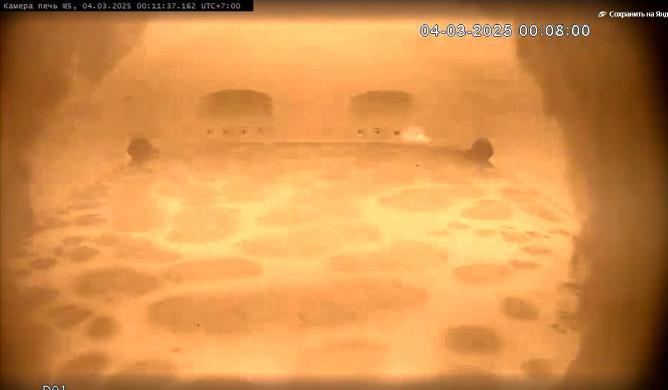
#> input picture data/Fire_pyatna.jpg, 1336 x 779 px (shown at 1/2 size)
$ python Canny.py
#> lines starting #> are read from the running program, lines starting #| are printed output that depends on the picture; after the words box and inside, x2 and y2 are one past the last pixel; in counts of white or black regions, pixels touching at a corner belong together
import cv2
import numpy as np

IMAGE_NAME = '../data/Fire_pyatna.jpg'  # Путь к изображению

# Загружаем изображение и изменяем размер
temp = cv2.imread(IMAGE_NAME, 0)
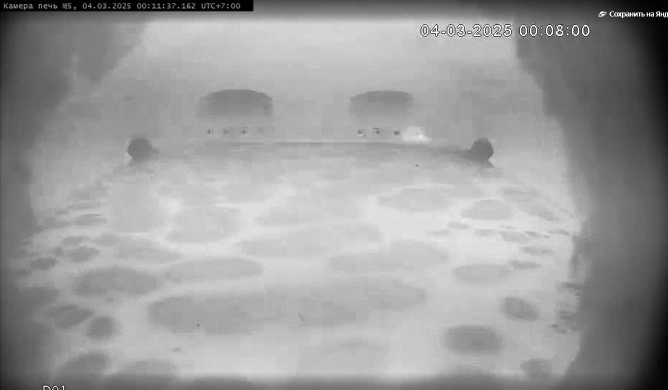
#> temp: shape (779, 1336) (shown at 1/2 size); min 0, max 255, mean 155.3
temp = cv2.resize(temp, (813, 508))
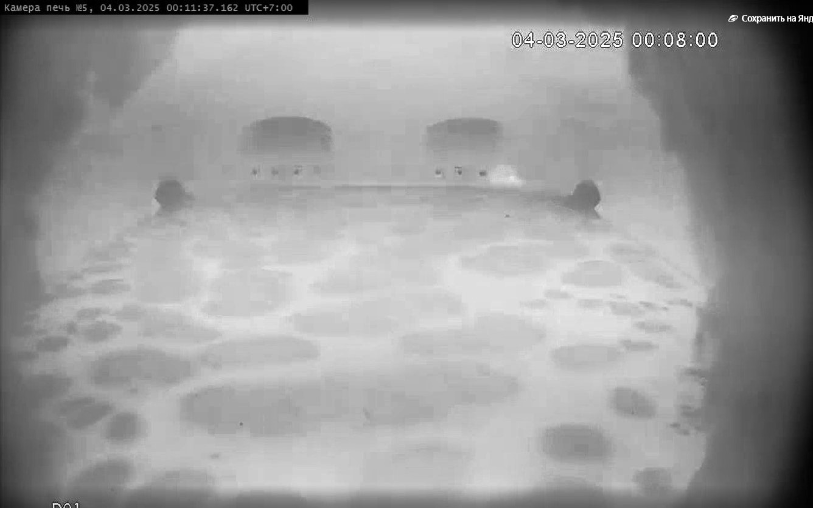
#> temp: shape (508, 813); min 0, max 255, mean 155.2

img = cv2.imread(IMAGE_NAME, 0)
img = cv2.resize(img, (813, 508))

# Улучшение контраста
img = cv2.equalizeHist(img)
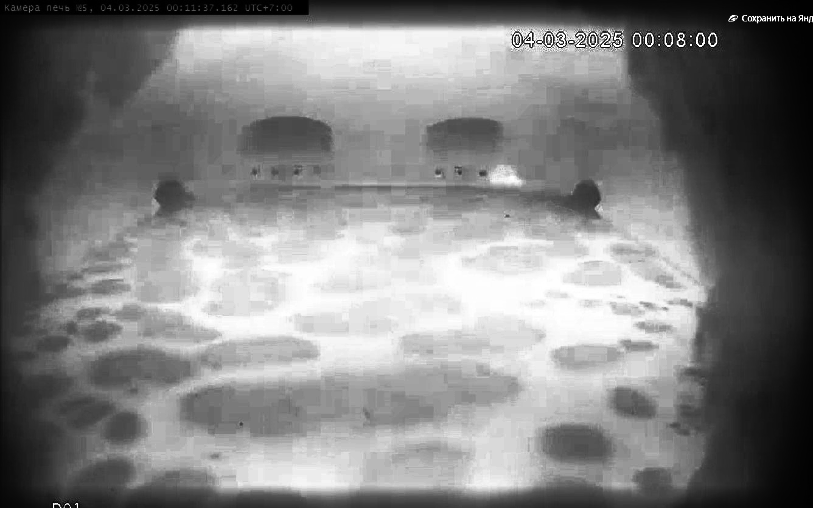
#> img: shape (508, 813); min 0, max 255, mean 128.4

# Применяем детектор Canny
low_threshold = 60  # Нижний порог
high_threshold = 110  # Верхний порог
edges = cv2.Canny(img, low_threshold, high_threshold)
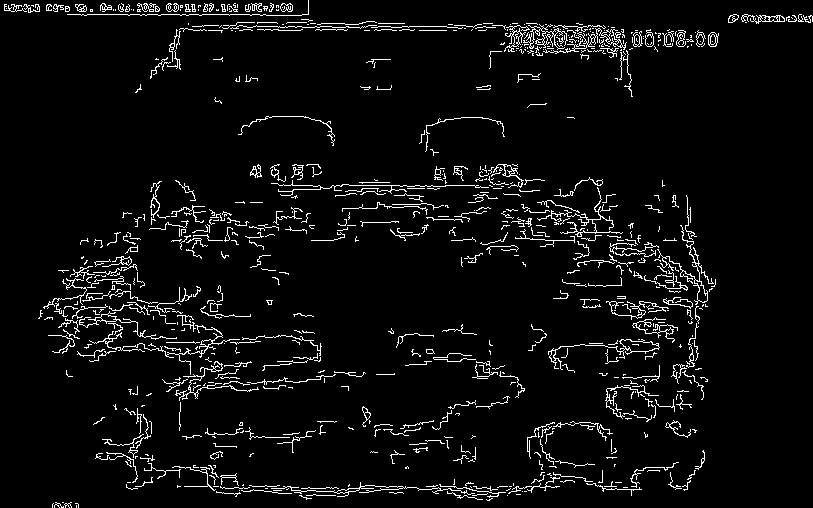
#> edges: shape (508, 813); 4.9% white in thin lines or dots

# --- НАЛОЖЕНИЕ ПОЛИГОНА ---
height, width = edges.shape
#> height = 508; width = 813
polygon_vertices = np.array([
    [50, 505],
    [677, 505],
    [708, 290],
    [543, 188],
    [194, 181],
    [47, 250]
], np.int32)

polygon_mask = np.zeros((height, width), dtype=np.uint8)
cv2.fillPoly(polygon_mask, [polygon_vertices], 255)
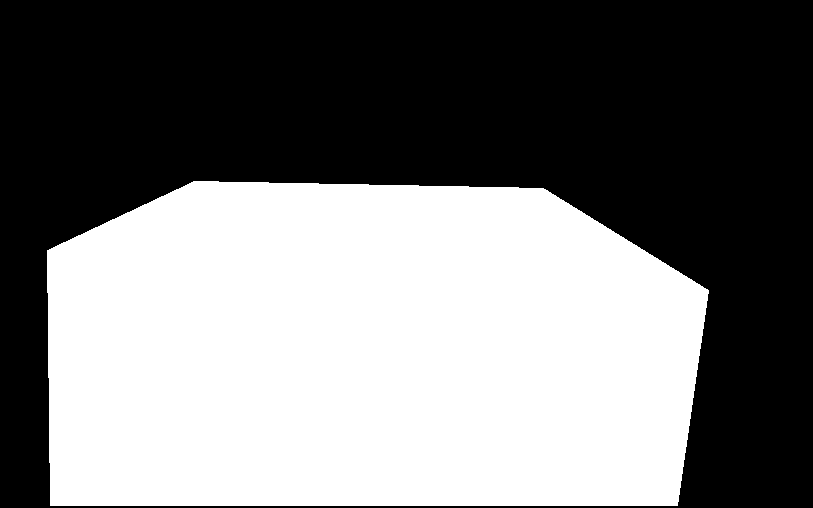
#> polygon_mask: shape (508, 813); 47.3% white; 1 white region, box (x1, y1, x2, y2) and area: (47, 181, 709, 506) 195466

edges_masked = cv2.bitwise_and(edges, polygon_mask)
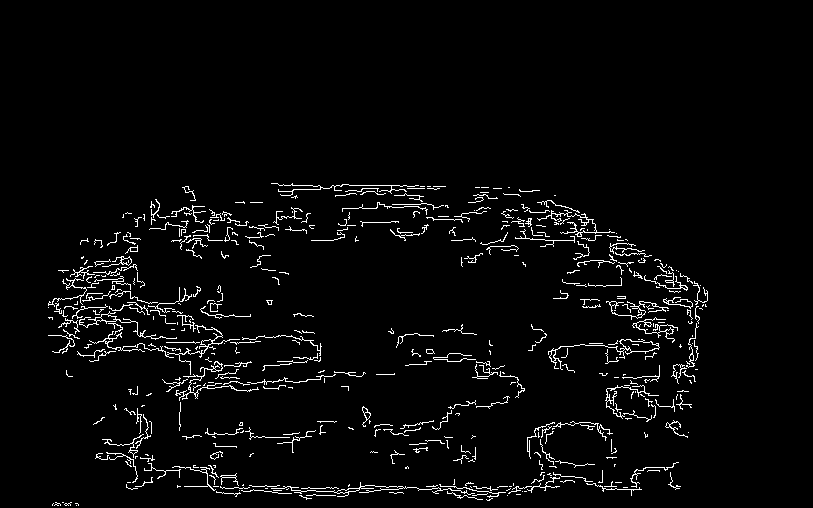
#> edges_masked: shape (508, 813); 3.3% white in thin lines or dots, all inside (x1, y1, x2, y2) = (48, 183, 708, 506)

# Поиск контуров
cnts, _ = cv2.findContours(edges_masked, cv2.RETR_TREE, cv2.CHAIN_APPROX_SIMPLE)
#> cnts = 513 contours, 477 with area under 20; largest, box (x1, y1, x2, y2) and area: (548, 339, 660, 370) 382, (620, 339, 660, 352) 298, (89, 325, 240, 375) 145, (79, 311, 177, 340) 135, (100, 314, 117, 322) 80

# Рисуем контуры на оригинальном изображении
image_with_contours = cv2.cvtColor(temp, cv2.COLOR_GRAY2BGR)
cv2.drawContours(image_with_contours, cnts, -1, (0, 0, 255), 1)  # Красные контуры
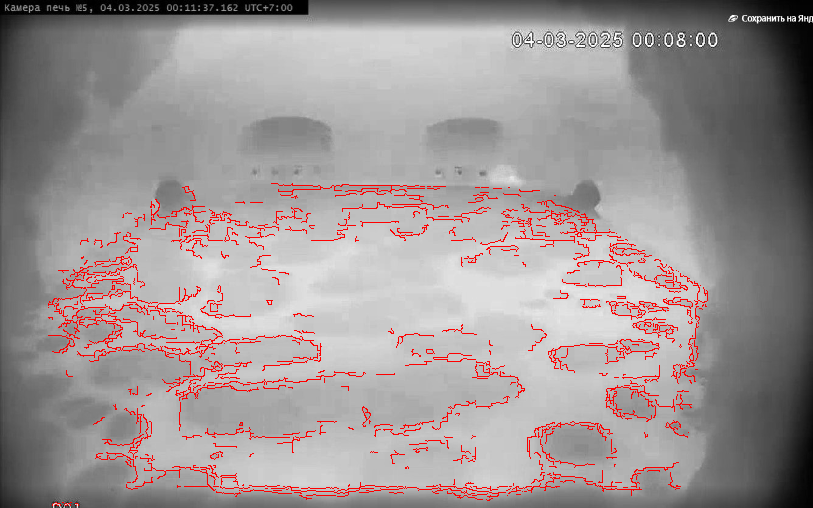
#> image_with_contours: shape (508, 813, 3); mean B, G, R 149.1, 149.1, 157.6

# Отображение изображений
cv2.imshow('Original Image', temp)
cv2.imshow('Canny Edges (Masked)', edges_masked)
cv2.imshow('Contours on Image', image_with_contours)

cv2.waitKey(0)
cv2.destroyAllWindows()

$ run again, with data/New_kadr.jpg copied over data/Fire_pyatna.jpg
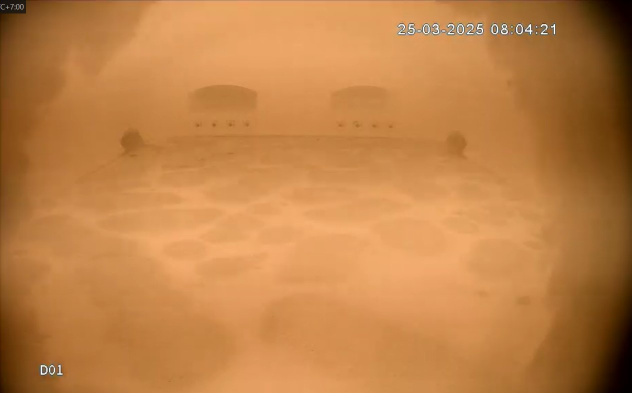
#> input picture data/New_kadr.jpg, 1264 x 786 px (shown at 1/2 size)
#> `edges = cv2.Canny(img, low_threshold, high_threshold)`:
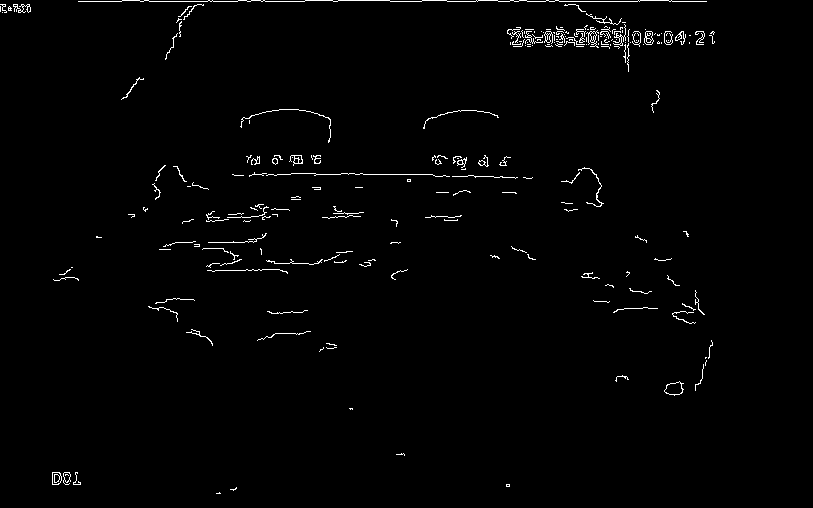
#> edges: shape (508, 813); 1.3% white in thin lines or dots, all inside (x1, y1, x2, y2) = (0, 0, 715, 494)
#> polygon_mask: shape (508, 813); 47.3% white; 1 white region, box (x1, y1, x2, y2) and area: (47, 181, 709, 506) 195466
#> edges_masked: shape (508, 813); 0.48% white in thin lines or dots, all inside (x1, y1, x2, y2) = (52, 182, 705, 494)
#> cnts = 91 contours, 84 with area under 20; largest, box (x1, y1, x2, y2) and area: (664, 381, 684, 396) 176, (664, 381, 683, 395) 168, (52, 472, 62, 485) 98, (52, 472, 62, 485) 61, (63, 472, 71, 485) 51, (63, 472, 71, 483) 49, (54, 474, 60, 483) 32
#> `cv2.drawContours(image_with_contours, cnts, -1, (0, 0, 255), 1)`:
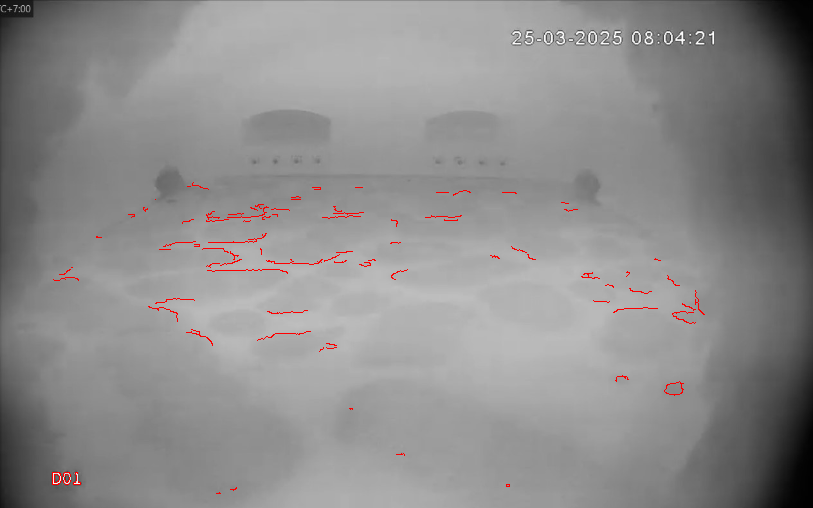
#> image_with_contours: shape (508, 813, 3); mean B, G, R 140.5, 140.5, 141.7
